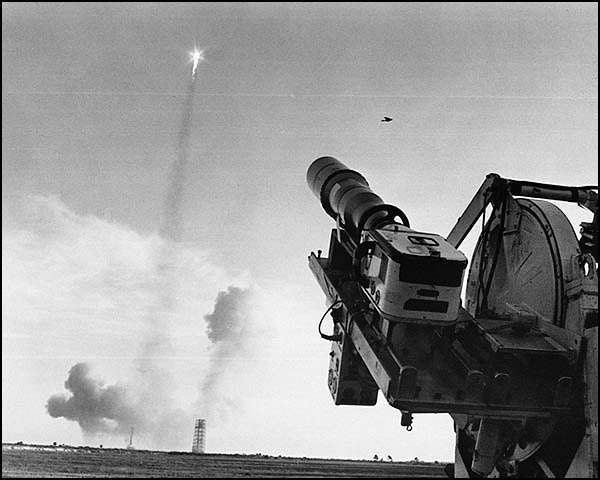
#> input picture module00-using-pycharm/Apollo-8-Launch.jpg, 600 x 480 px, given in place of motion_test.mp4, which was not available
$ python motion_detrrection.py
#> lines starting #> are read from the running program, lines starting #| are printed output that depends on the picture; after the words box and inside, x2 and y2 are one past the last pixel; in counts of white or black regions, pixels touching at a corner belong together; pictures that were not available may be replaced by others from this repository, and a replacement may not be noted
import cv2
import numpy as np


# from moviepy.editor import VideoFileClip

input_video = 'motion_test.mp4'

# # Load the video for playback.
# clip = VideoFileClip(input_video)
# clip.ipython_display(width = 800)
from IPython.display import display, Video
display(Video(input_video, width =800))


input_video = 'motion_test.mp4'
video_cap = cv2.VideoCapture(input_video)
if not video_cap.isOpened():
    print('Unable to open: ' + input_video)


frame_w = int(video_cap.get(cv2.CAP_PROP_FRAME_WIDTH))
frame_h = int(video_cap.get(cv2.CAP_PROP_FRAME_HEIGHT))
fps = int(video_cap.get(cv2.CAP_PROP_FPS))

size = (frame_w, frame_h)
# Original height and width after concatenation.
size_quad = (int(2*frame_w), int(2*frame_h))
# Resized height and width after concatenation.
# size_quad = (int(frame_w), int(frame_h))

video_out_quad = cv2.VideoWriter('video_out_quad.mp4', cv2.VideoWriter_fourcc(*'mp4v'), fps, size_quad)

def drawBannerText(frame, text, banner_height_percent = 0.08, font_scale = 0.8, text_color = (0, 255, 0),
                   font_thickness = 2):
    # Draw a black filled banner across the top of the image frame.
    # percent: set the banner height as a percentage of the frame height.
    banner_height = int(banner_height_percent * frame.shape[0])
    cv2.rectangle(frame, (0, 0), (frame.shape[1], banner_height), (0, 0, 0), thickness = -1)

    # Draw text on banner.
    left_offset = 20
    location = (left_offset, int(10 + (banner_height_percent * frame.shape[0]) / 2))
    cv2.putText(frame, text, location, cv2.FONT_HERSHEY_SIMPLEX, font_scale, text_color,
                font_thickness, cv2.LINE_AA)


bg_sub = cv2.createBackgroundSubtractorKNN(history = 200)


ksize = (5, 5)
red = (0, 0, 255)
yellow = (0, 255, 255)

# Quad view that will be built.
#------------------------------------
# frame_fg_mask       :  frame
# frame_fg_mask_erode :  frame_erode
#------------------------------------

while True:
    ret, frame = video_cap.read()
#> frame is the input picture: shape (480, 600, 3); min 0, max 255, mean 151.3

    if frame is None:
        break
    else:
        frame_erode = frame.copy()

    # Stage 1: Motion area based on foreground mask.
    fg_mask = bg_sub.apply(frame)
#> fg_mask: shape (480, 600); every value is 255
    motion_area = cv2.findNonZero(fg_mask)
#> motion_area = contour of 288000 points, box (x1, y1, x2, y2) (0, 0, 600, 480), area 0
    x, y, w, h = cv2.boundingRect(motion_area)
#> x = 0; y = 0; w = 600; h = 480

    # Stage 2: Motion area based on foreground mask (with erosion)
    fg_mask_erode = cv2.erode(fg_mask, np.ones(ksize, np.uint8))
    motion_area_erode = cv2.findNonZero(fg_mask_erode)
#> motion_area_erode has the same summary as motion_area
    xe, ye, we, he = cv2.boundingRect(motion_area_erode)
#> xe = 0; ye = 0; we = 600; he = 480

    # Draw bounding box for motion area based on foreground mask
    if motion_area is not None:
        cv2.rectangle(frame, (x, y), (x + w, y + h), red, thickness = 6)
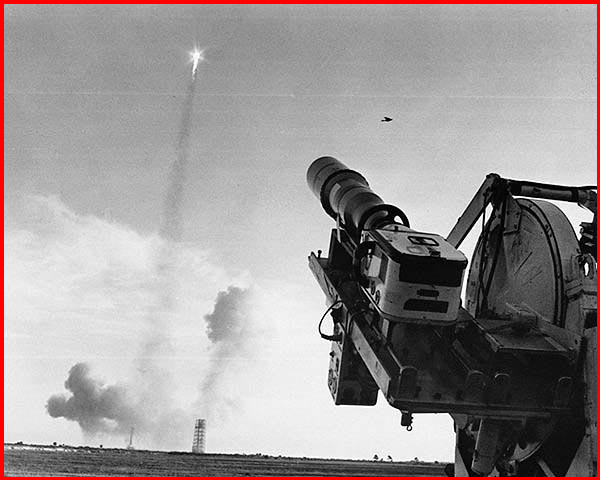
#> frame: shape (480, 600, 3); 2.61% of pixels changed, all inside (x1, y1, x2, y2) = (0, 0, 600, 480)

    # Draw bounding box for motion area based on foreground mask (with erosion)
    if motion_area_erode is not None:
        cv2.rectangle(frame_erode, (xe, ye), (xe + we, ye + he), red, thickness = 6)

    # Convert foreground masks to color so we can build a composite video with color annotations.
    frame_fg_mask = cv2.cvtColor(fg_mask, cv2.COLOR_GRAY2BGR)
#> frame_fg_mask: shape (480, 600, 3); every value is 255
    frame_fg_mask_erode= cv2.cvtColor(fg_mask_erode, cv2.COLOR_GRAY2BGR)

    # Annotate each video frame.
    drawBannerText(frame_fg_mask, 'Foreground Mask')
#> in drawBannerText, `cv2.rectangle(frame, (0, 0), (frame.shape[1], banner_height), (0, 0, 0..`:
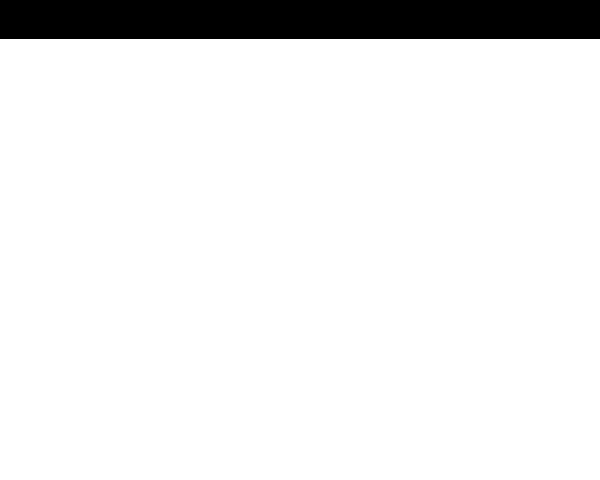
#> frame: shape (480, 600, 3); 91.9% white; 1 black region, box (x1, y1, x2, y2) and area: (0, 0, 600, 39) 23400
    drawBannerText(frame_fg_mask_erode, 'Foreground Mask Eroded')
#> call 2 of drawBannerText, with text = 'Foreground Mask Eroded', banner_height_percent = 0.08, font_scale = 0.8, text_color = (0, 255, 0), font_thickness = 2
#> in drawBannerText (call 2), `cv2.putText(frame, text, location, cv2.FONT_HERSHEY_SIMPLEX, font_scal..`:
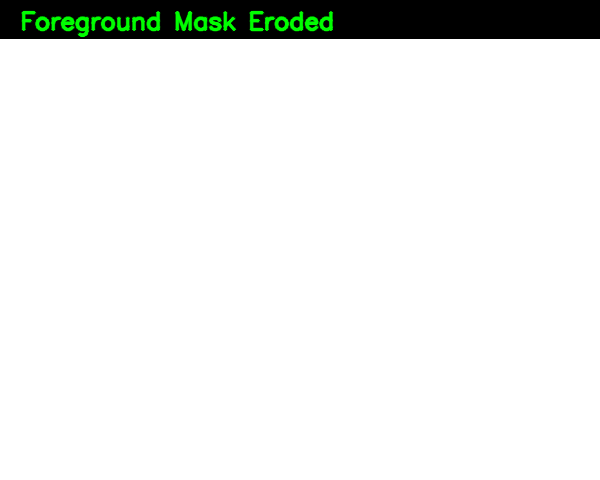
#> frame: shape (480, 600, 3); mean B, G, R 234.3, 236.6, 234.3

    # Build quad view.
    frame_top = np.hstack([frame_fg_mask, frame])
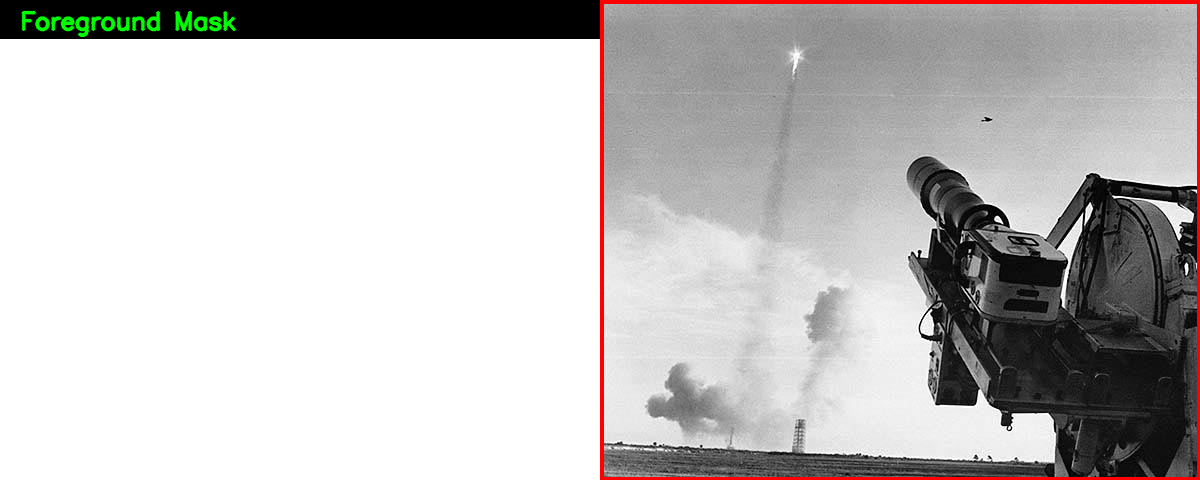
#> frame_top: shape (480, 1200, 3); mean B, G, R 191.9, 192.7, 195.2
    frame_bot = np.hstack([frame_fg_mask_erode, frame_erode])
    frame_composite = np.vstack([frame_top, frame_bot])
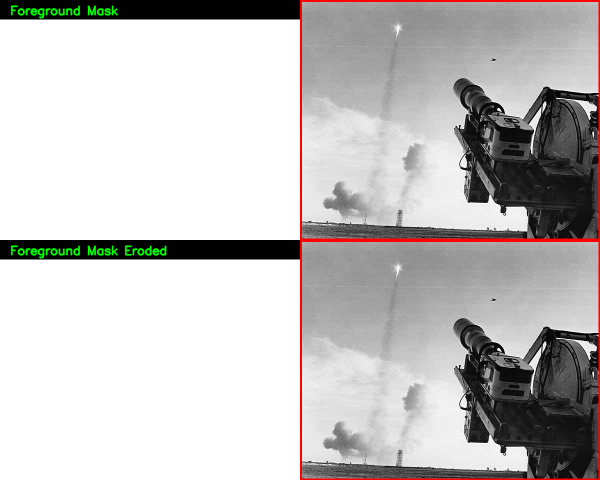
#> frame_composite: shape (960, 1200, 3) (shown at 1/2 size); mean B, G, R 191.9, 192.9, 195.2

    # Create composite video with intermediate results (quad grid).
    fc_h, fc_w, _= frame_composite.shape
#> fc_h = 960; fc_w = 1200
    cv2.line(frame_composite, (0, int(fc_h/2)), (fc_w, int(fc_h/2)), yellow, thickness=1, lineType=cv2.LINE_AA)
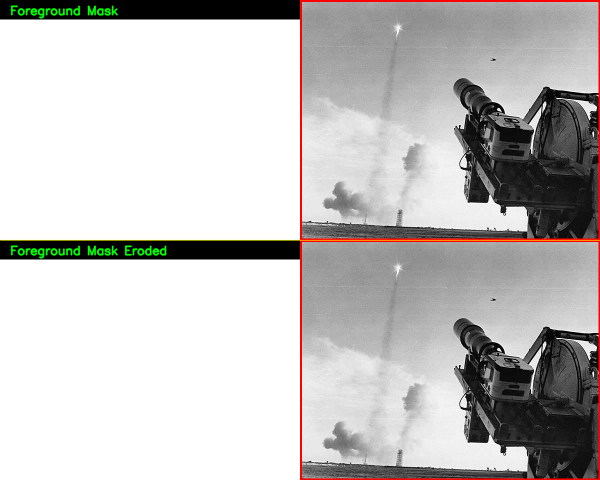
#> frame_composite: shape (960, 1200, 3) (shown at 1/2 size); 0.31% of pixels changed, all inside (x1, y1, x2, y2) = (0, 479, 1200, 482)

    # Resize if moviepy is unable to load the frames later.
    # frame_composite = cv2.resize(frame_composite, None, fx=0.5, fy=0.5)

    # Write video files.
    video_out_quad.write(frame_composite)

video_cap.release()
video_out_quad.release()


input_video = './video_out_quad.mp4'

# loading output video
clip = VideoFileClip(input_video)
clip.ipython_display(width=1000)


import subprocess

# Define the FFMPEG command
command = [
    "ffmpeg",
    "-i", "video_out_quad.mp4",

    "video_out_quad2.mp4"
]

# Run the command
subprocess.run(command, check=True)


display(Video('video_out_quad2.mp4', width =1000))
